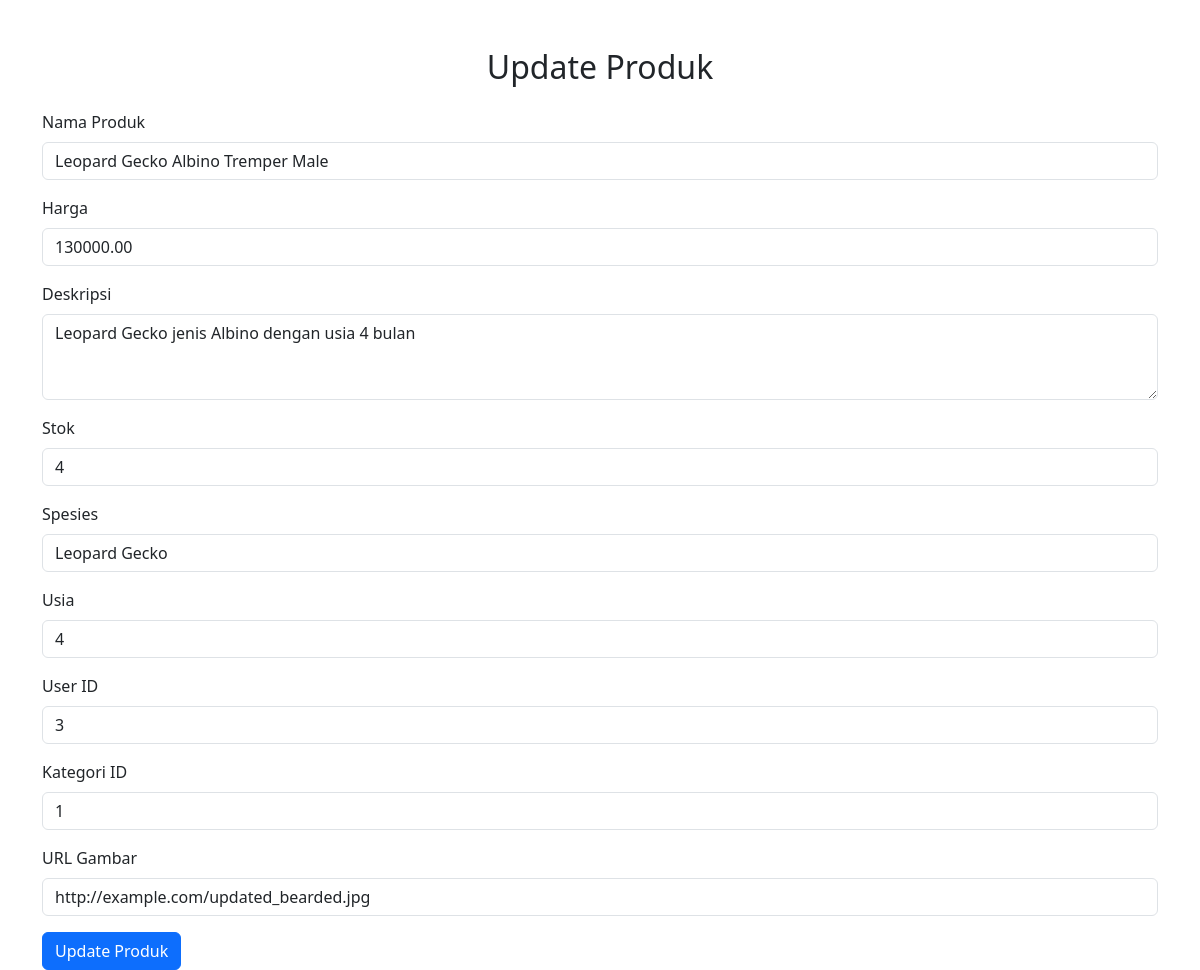
Screenshot of /update_product.php?id=8 with the database file from the repository.
### tables this page shows
CREATE TABLE `products` (
  `product_id` int(11) NOT NULL,
  `user_id` int(11) DEFAULT NULL,
  `category_id` int(11) DEFAULT NULL,
  `product_name` varchar(100) NOT NULL,
  `price` decimal(10,2) NOT NULL,
  `description` text DEFAULT NULL,
  `stock` int(11) DEFAULT 0,
  `species` varchar(50) DEFAULT NULL,
  `age` int(11) DEFAULT NULL,
  `image_url` varchar(255) DEFAULT NULL,
  `created_at` timestamp NOT NULL DEFAULT current_timestamp()
);

### update_product.php (the view, shortened to what this page needs)
<?php
include 'database.php';
if ($_SERVER['REQUEST_METHOD'] === 'POST') {
    $product_id = intval($_POST['product_id']);
    $product_name = $_POST['product_name'];
    $price = floatval($_POST['price']);
    $description = $_POST['description'];
    $stock = intval($_POST['stock']);
    $species = $_POST['species'];
    $age = intval($_POST['age']);
    $user_id = intval($_POST['user_id']);
    $category_id = intval($_POST['category_id']);
    $image_url = $_POST['image_url'];
    $query = "UPDATE products SET product_name = ?, price = ?, description = ?, stock = ?, species = ?, age = ?, user_id = ?, category_id = ?, image_url = ? WHERE product_id = ?";
    $stmt = $conn->prepare($query);
    $stmt->bind_param("sdsiisiiii", $product_name, $price, $description, $stock, $species, $age, $user_id, $category_id, $image_url, $product_id);
    if ($stmt->execute()) {
        header("Location: index.php?message=Product updated successfully");
        exit;
    } else {
        echo "Error: " . $conn->error;
    }
} else if (isset($_GET['id'])) {
    $product_id = intval($_GET['id']);
    $query = "SELECT * FROM products WHERE product_id = ?";
    $stmt = $conn->prepare($query);
    $stmt->bind_param("i", $product_id);
    $stmt->execute();
    $result = $stmt->get_result();
    $product = $result->fetch_assoc();
} else {
    echo "Invalid request";
    exit;
}
?>
<!DOCTYPE html>
<html lang="id">
<head>
    <link href="https://cdn.jsdelivr.net/npm/bootstrap@5.3.0/dist/css/bootstrap.min.css" rel="stylesheet">
</head>
<body>
    <div class="container mt-5">
        <h2 class="text-center mb-4">Update Produk</h2>
        <form action="update_product.php" method="post">
            <div class="mb-3">
                <label for="product_name" class="form-label">Nama Produk</label>
                <input type="text" name="product_name" class="form-control" value="<?= $product['product_name'] ?>" required>
            </div>
            <div class="mb-3">
                <label for="price" class="form-label">Harga</label>
                <input type="number" name="price" class="form-control" step="0.01" value="<?= $product['price'] ?>" required>
            </div>
            <div class="mb-3">
                <label for="description" class="form-label">Deskripsi</label>
                <textarea name="description" class="form-control" rows="3" required><?= $product['description'] ?></textarea>
            </div>
            <div class="mb-3">
                <label for="stock" class="form-label">Stok</label>
                <input type="number" name="stock" class="form-control" value="<?= $product['stock'] ?>" required>
            </div>
            <div class="mb-3">
                <label for="species" class="form-label">Spesies</label>
                <input type="text" name="species" class="form-control" value="<?= $product['species'] ?>">
            </div>
            <div class="mb-3">
                <label for="age" class="form-label">Usia</label>
                <input type="number" name="age" class="form-control" value="<?= $product['age'] ?>">
            </div>
            <div class="mb-3">
                <label for="user_id" class="form-label">User ID</label>
                <input type="number" name="user_id" class="form-control" value="<?= $product['user_id'] ?>">
            </div>
            <div class="mb-3">
                <label for="category_id" class="form-label">Kategori ID</label>
                <input type="number" name="category_id" class="form-control" value="<?= $product['category_id'] ?>">
            </div>
            <div class="mb-3">
                <label for="image_url" class="form-label">URL Gambar</label>
                <input type="url" name="image_url" class="form-control" value="<?= $product['image_url'] ?>">
            </div>
            <button type="submit" class="btn btn-primary">Update Produk</button>
        </form>
    </div>
</body>
</html>

### rows the page displays
products: product_name "Leopard Gecko Albino Tremper Male", price "130000.00", description "Leopard Gecko jenis Albino dengan usia 4 bulan", stock "4", species "Leopard Gecko", age "4", user_id "3", category_id "1", image_url "http://example.com/updated_bearded.jpg"
